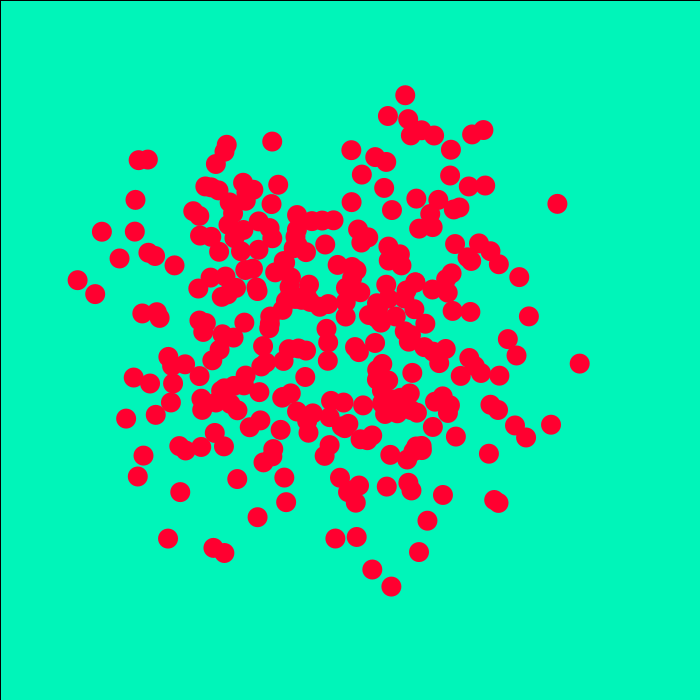
Frame 1 (no input)
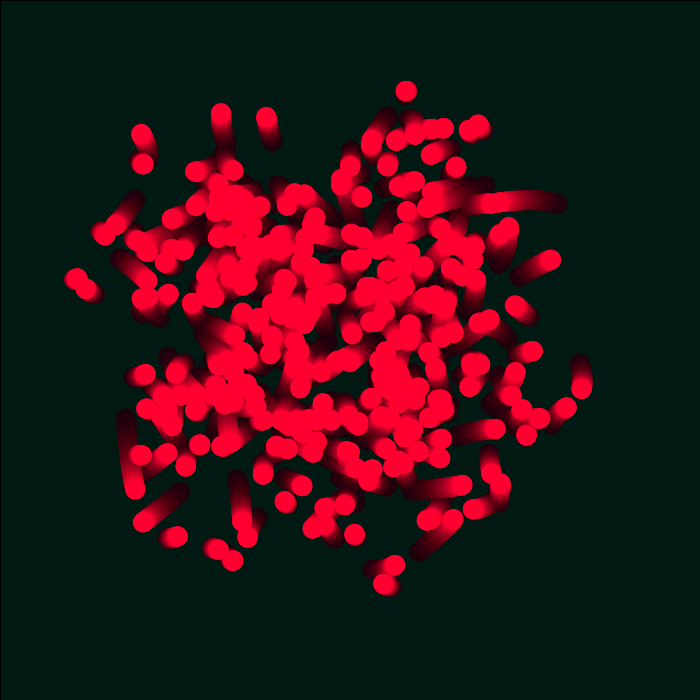
Frame 60 (the mouse pressed at the canvas centre just before this capture)
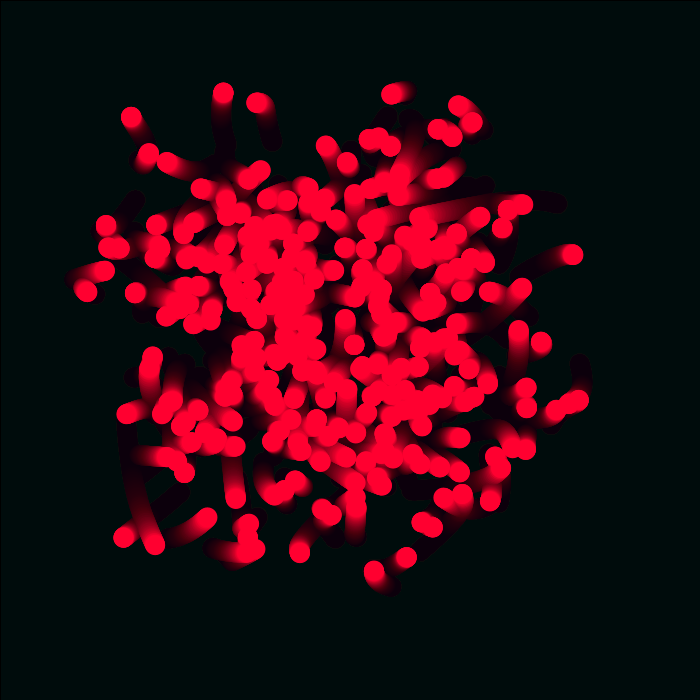
Frame 120 (the mouse held since frame 60 and released just before this capture)

The Processing sketch that drew these frames (run headless with seeded random() and noise(); from frame 60 on, the mouse is pressed at the canvas centre):

// Processing sketch: sketch_190619a
// ── sketch_190619a.pde
void setup () {
  size ( 700, 700) ;
  background (0, 255, 193);
}


void draw() {
  makeMagical();
  for( int i =0; i < 300; i++) {
  
    fill(255,0,48);
    ellipse(getWormX(i),(getWormY(i)),20,20);
    
    
  }
}
 float frequency = .001;
    float noiseInterval = PI;

    void makeMagical() {
        fill( 0, 0, 0, 10 );
        rect(0, 0, width, height);
        noStroke();
    }

    float getWormX(int i) {
        return map(noise(i*noiseInterval + frameCount * frequency), 0, 1, 0, width);
    }

    float getWormY(int i) {
        return map(noise(i*noiseInterval+1 + frameCount * frequency), 0, 1, 0, height);
    }
